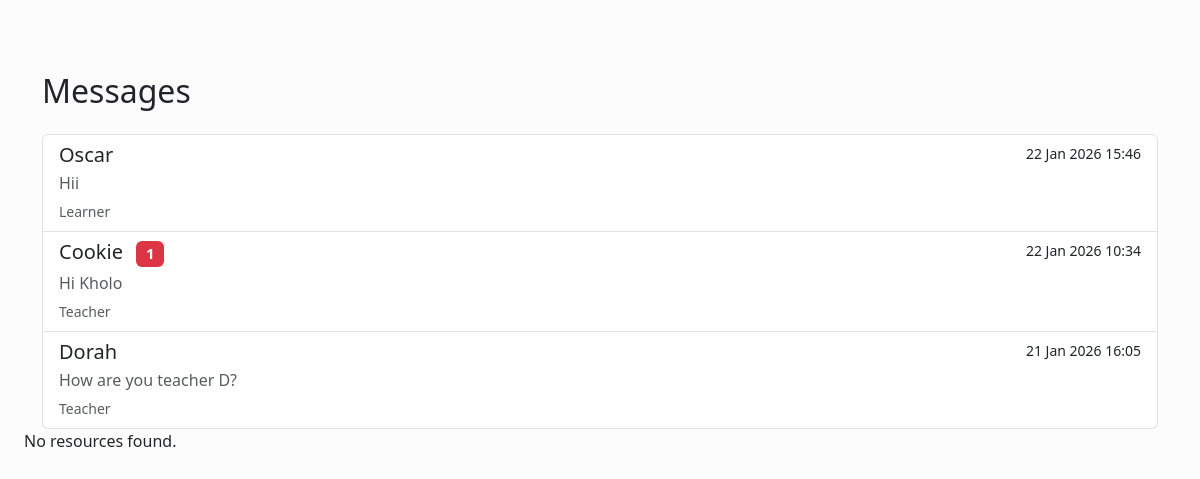
The page /chat/ (signed in) on the database its author committed.
### accounts/models.py (models this page shows, shortened)
class User(AbstractUser):
    ROLE_CHOICES = (
        ('admin', 'Admin'),
        ('teacher', 'Teacher'),
        ('parent', 'Parent'),
        ('learner', 'Learner'),
    )
    role = models.CharField(max_length=10, choices=ROLE_CHOICES, default='learner')
    phone_number = models.CharField(max_length=15, blank=True, null=True)  # Useful for SA parents
    profile_picture = models.ImageField(upload_to='profiles/', blank=True, null=True)
    GRADE_CHOICES = (
        ('grade_r', 'Grade R'),
        ('grade_1', 'Grade 1'),
        ('grade_2', 'Grade 2'),
        ('grade_3', 'Grade 3'),
        ('grade_4', 'Grade 4'),
        ('grade_5', 'Grade 5'),
        ('grade_6', 'Grade 6'),
        ('grade_7', 'Grade 7'),
        ('grade_8', 'Grade 8'),
        ('grade_9', 'Grade 9'),
        ('grade_10', 'Grade 10'),
        ('grade_11', 'Grade 11'),
        ('grade_12', 'Grade 12'),
    )
    grade = models.CharField(
        max_length=20,
        choices=GRADE_CHOICES,
        blank=True,
        null=True,
        help_text="Grade for learners (leave blank for other roles)"
    )

### chat/models.py (models this page shows, shortened)
class Message(models.Model):
    sender = models.ForeignKey(User, on_delete=models.CASCADE, related_name='sent_messages')
    receiver = models.ForeignKey(User, on_delete=models.CASCADE, related_name='received_messages')
    content = models.TextField()
    timestamp = models.DateTimeField(default=timezone.now)
    is_read = models.BooleanField(default=False)
    class Meta:
        ordering = ['timestamp']

### chat/views.py (the view)
# urls.py: path('', views.inbox, name='inbox'),
@login_required
def inbox(request):
    sent = Message.objects.filter(sender=request.user).values('receiver').annotate(last=Max('timestamp'))
    received = Message.objects.filter(receiver=request.user).values('sender').annotate(last=Max('timestamp'))
    conversations = {}
    for msg in sent:
        user_id = msg['receiver']
        conversations[user_id] = msg['last']
    for msg in received:
        user_id = msg['sender']
        if user_id not in conversations or msg['last'] > conversations[user_id]:
            conversations[user_id] = msg['last']
    conv_list = []
    for user_id, last_time in conversations.items():
        other_user = get_object_or_404(User, id=user_id)
        last_msg = Message.objects.filter(
            Q(sender=request.user, receiver=other_user) | Q(sender=other_user, receiver=request.user)
        ).order_by('-timestamp').first()
        conv_list.append({
            'other_user': other_user,
            'last_message': last_msg,
            'unread_count': Message.objects.filter(receiver=request.user, sender=other_user, is_read=False).count()
        })
    conv_list.sort(key=lambda x: x['last_message'].timestamp if x['last_message'] else timezone.now(), reverse=True)
    return render(request, 'chat/inbox.html', {'conversations': conv_list})

### chat/templates/chat/inbox.html (shortened to what this page needs)
{% extends 'base.html' %}
{% block content %}
<div class="container mt-5">
    <h2 class="mb-4">Messages</h2>
    {% if conversations %}
    <div class="list-group">
        {% for conv in conversations %}
        <a href="{% url 'chat:detail' conv.other_user.id %}" class="list-group-item list-group-item-action flex-column align-items-start">
            <div class="d-flex w-100 justify-content-between">
                <h5 class="mb-1">
                    {{ conv.other_user.get_full_name|default:conv.other_user.username }}
                    {% if conv.unread_count > 0 %}
                    <span class="badge bg-danger ms-2">{{ conv.unread_count }}</span>
                    {% endif %}
                </h5>
                <small>{{ conv.last_message.timestamp|date:"d M Y H:i" }}</small>
            </div>
            <p class="mb-1 text-muted">{{ conv.last_message.content|truncatewords:15|default:"No messages yet" }}</p>
            <small class="text-muted">
                {{ conv.other_user.role|title }}
            </small>
        </a>
        {% endfor %}
    </div>
    {% else %}
    <div class="alert alert-info text-center py-5">
        <i class="bi bi-chat-dots fs-1 d-block mb-3"></i>
        No conversations yet.
    </div>
    {% endif %}
</div>
<div id="resources-list">
    <div id="content" style="display: none;">
        {% for resource in resources %}
        {% empty %}
        <p>No resources found.</p>
        {% endfor %}
    </div>
</div>
{% endblock %}

### templates/base.html (shortened to what this page needs)
{% load static %}
<!DOCTYPE html>
<html lang="en" data-bs-theme="dark">
<head>
    <link href="https://cdn.jsdelivr.net/npm/bootstrap@5.3.3/dist/css/bootstrap.min.css" rel="stylesheet">
    <link rel="stylesheet" href="https://cdn.jsdelivr.net/npm/bootstrap-icons@1.11.3/font/bootstrap-icons.min.css">
    <link rel="stylesheet" href="{% static 'css/style.css' %}">
</head>
<body class="bg-body text-body">
    <div class="d-flex min-vh-100">
        <main class="flex-grow-1 bg-light-subtle">
            <div class="p-3 p-lg-4">
                {% block content %}{% endblock %}
            </div>
        </main>
    </div>
</body>
</html>

### static/css/style.css (style rules this page uses)
:root { --sidebar-width: 260px; }
body { min-height: 100vh; }
main { background: var(--bs-body-bg); }

### rows shown on the page
User: other_user.get_full_name "Oscar", last_message.timestamp "22 Jan 2026 15:46", last_message.content "Hii", other_user.role "Learner"
User: other_user.get_full_name "Cookie", unread_count "1", last_message.timestamp "22 Jan 2026 10:34", last_message.content "Hi Kholo", other_user.role "Teacher"
User: other_user.get_full_name "Dorah", last_message.timestamp "21 Jan 2026 16:05", last_message.content "How are you teacher D?", other_user.role "Teacher"
